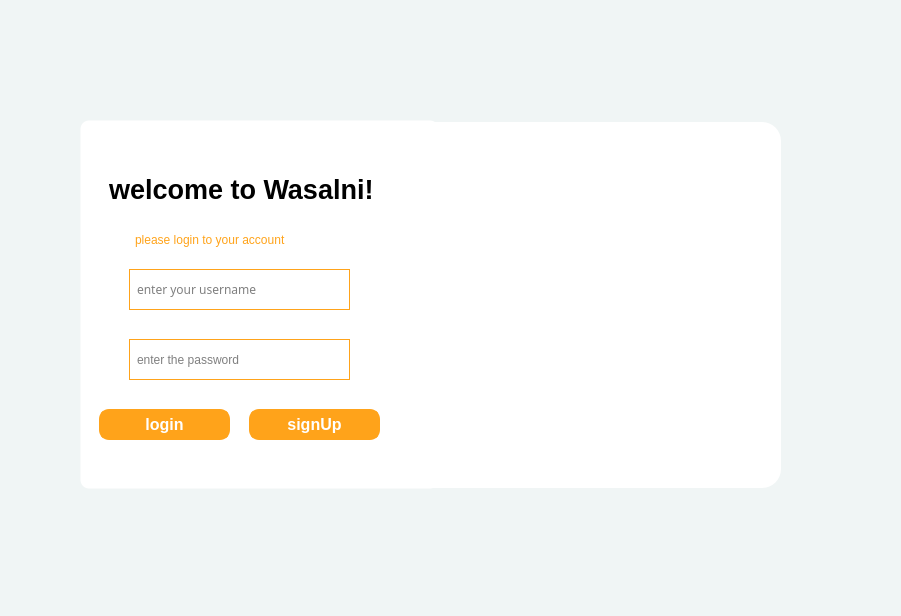
<?xml version="1.0" encoding="UTF-8"?>
<ui version="4.0">
 <class>LoginPageClass</class>
 <widget class="QMainWindow" name="LoginPageClass">
  <property name="geometry">
   <rect>
    <x>0</x>
    <y>0</y>
    <width>901</width>
    <height>616</height>
   </rect>
  </property>
  <property name="windowTitle">
   <string>Login Page</string>
  </property>
  <widget class="QWidget" name="centralWidget">
   <property name="styleSheet">
    <string notr="true">background-color:#f0f5f5;
</string>
   </property>
   <layout class="QVBoxLayout" name="verticalLayout" stretch="0">
    <item>
     <widget class="QWidget" name="widget" native="true">
      <property name="styleSheet">
       <string notr="true">#widget{background-image: url(:/newPrefix/color-backgrond.jpg);
background-repeat: no-repeat;
    background-position: center;
    background-origin: content;
}</string>
      </property>
      <widget class="QLabel" name="carbackground">
       <property name="geometry">
        <rect>
         <x>392</x>
         <y>112</y>
         <width>381</width>
         <height>368</height>
        </rect>
       </property>
       <property name="autoFillBackground">
        <bool>false</bool>
       </property>
       <property name="styleSheet">
        <string notr="true">
    border: 2px solid transparent;
    border-radius: 20px;
    background-color: white;

</string>
       </property>
       <property name="text">
        <string/>
       </property>
       <property name="pixmap">
        <pixmap>car-background.png</pixmap>
       </property>
       <property name="scaledContents">
        <bool>true</bool>
       </property>
      </widget>
      <widget class="QGroupBox" name="groupBox">
       <property name="geometry">
        <rect>
         <x>70</x>
         <y>110</y>
         <width>361</width>
         <height>371</height>
        </rect>
       </property>
       <property name="styleSheet">
        <string notr="true">border: 3px solid transparent;
background-color:white;
border-radius:10px</string>
       </property>
       <property name="title">
        <string/>
       </property>
       <widget class="QLineEdit" name="user">
        <property name="geometry">
         <rect>
          <x>50</x>
          <y>150</y>
          <width>221</width>
          <height>41</height>
         </rect>
        </property>
        <property name="font">
         <font>
          <family>Segoe MDL2 Assets</family>
         </font>
        </property>
        <property name="styleSheet">
         <string notr="true">background-color: white; 
color: black;
border-radius: 30px;
padding: 5px;
border: 1px solid #ffa31a;
</string>
        </property>
        <property name="placeholderText">
         <string>enter your username </string>
        </property>
       </widget>
       <widget class="QLineEdit" name="pass">
        <property name="geometry">
         <rect>
          <x>50</x>
          <y>220</y>
          <width>221</width>
          <height>41</height>
         </rect>
        </property>
        <property name="styleSheet">
         <string notr="true">background-color: white; 
color: black;
border-radius: 30px;
padding: 5px;
border: 1px solid #ffa31a;
</string>
        </property>
        <property name="echoMode">
         <enum>QLineEdit::EchoMode::Normal</enum>
        </property>
        <property name="placeholderText">
         <string>enter the password </string>
        </property>
       </widget>
       <widget class="QPushButton" name="log">
        <property name="geometry">
         <rect>
          <x>20</x>
          <y>290</y>
          <width>131</width>
          <height>31</height>
         </rect>
        </property>
        <property name="styleSheet">
         <string notr="true">border: 3px solid  #ffa31a;
font-weight : bold;
font-size : 16px;
color:white;
background-color:#ffa31a;</string>
        </property>
        <property name="text">
         <string>login</string>
        </property>
       </widget>
       <widget class="QPushButton" name="sign">
        <property name="geometry">
         <rect>
          <x>170</x>
          <y>290</y>
          <width>131</width>
          <height>31</height>
         </rect>
        </property>
        <property name="styleSheet">
         <string notr="true">border: 3px solid  #ffa31a;
font-weight : bold;
font-size : 16px;
color:white;
background-color:#ffa31a;</string>
        </property>
        <property name="text">
         <string>signUp</string>
        </property>
       </widget>
       <widget class="QLabel" name="welcom">
        <property name="geometry">
         <rect>
          <x>20</x>
          <y>30</y>
          <width>281</width>
          <height>81</height>
         </rect>
        </property>
        <property name="styleSheet">
         <string notr="true">font-size: 27px;
font-weight:bold;</string>
        </property>
        <property name="text">
         <string>welcome to Wasalni!</string>
        </property>
       </widget>
       <widget class="QLabel" name="label_3">
        <property name="geometry">
         <rect>
          <x>50</x>
          <y>110</y>
          <width>171</width>
          <height>21</height>
         </rect>
        </property>
        <property name="styleSheet">
         <string notr="true">color:#ffa31a;</string>
        </property>
        <property name="text">
         <string>please login to your account</string>
        </property>
       </widget>
       <widget class="QToolButton" name="togglePasswordButton">
        <property name="geometry">
         <rect>
          <x>230</x>
          <y>225</y>
          <width>31</width>
          <height>31</height>
         </rect>
        </property>
        <property name="text">
         <string/>
        </property>
        <property name="icon">
         <iconset theme="face-wink"/>
        </property>
        <property name="iconSize">
         <size>
          <width>20</width>
          <height>20</height>
         </size>
        </property>
       </widget>
      </widget>
     </widget>
    </item>
   </layout>
  </widget>
 </widget>
 <resources>
  <include location="log.qrc"/>
 </resources>
 <connections/>
</ui>
